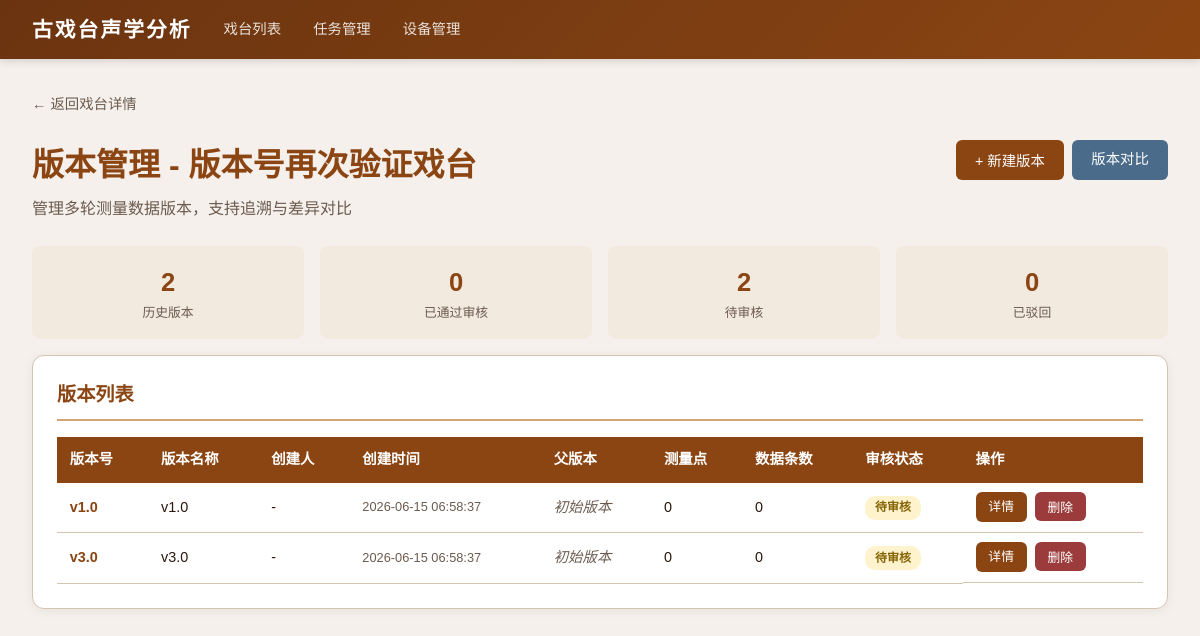
Page /stages/10/versions on the committed database.
### tables this page shows
CREATE TABLE stages (
            id INTEGER PRIMARY KEY AUTOINCREMENT,
            name TEXT NOT NULL,
            location TEXT NOT NULL DEFAULT '',
            description TEXT NOT NULL DEFAULT '',
            plan_width REAL NOT NULL DEFAULT 20.0,
            plan_height REAL NOT NULL DEFAULT 15.0,
            created_at TIMESTAMP DEFAULT CURRENT_TIMESTAMP
        );

CREATE TABLE measurement_versions (
            id INTEGER PRIMARY KEY AUTOINCREMENT,
            stage_id INTEGER NOT NULL,
            version_number TEXT NOT NULL,
            version_name TEXT NOT NULL DEFAULT '',
            created_by TEXT NOT NULL DEFAULT '',
            update_time TIMESTAMP DEFAULT CURRENT_TIMESTAMP,
            modification_description TEXT NOT NULL DEFAULT '',
            data_source TEXT NOT NULL DEFAULT '',
            review_status TEXT NOT NULL DEFAULT 'pending',
            reviewed_by TEXT NOT NULL DEFAULT '',
            review_time TIMESTAMP,
            review_comment TEXT NOT NULL DEFAULT '',
            parent_version_id INTEGER,
            session_id INTEGER,
            task_id INTEGER,
            conclusion_snapshot TEXT NOT NULL DEFAULT '',
            created_at TIMESTAMP DEFAULT CURRENT_TIMESTAMP,
            FOREIGN KEY (stage_id) REFERENCES stages(id) ON DELETE CASCADE,
            FOREIGN KEY (parent_version_id) REFERENCES measurement_versions(id) ON DELETE SET NULL,
            FOREIGN KEY (session_id) REFERENCES measurement_sessions(id) ON DELETE SET NULL,
            FOREIGN KEY (task_id) REFERENCES measurement_tasks(id) ON DELETE SET NULL,
            UNIQUE(stage_id, version_number)
        );

### app/routers/versions.py (the view)
@router.get("/stages/{stage_id}/versions", response_class=HTMLResponse)
def version_list(request: Request, stage_id: int, db=Depends(get_db)):
    cursor = db.cursor()
    cursor.execute("SELECT * FROM stages WHERE id = ?", (stage_id,))
    stage = cursor.fetchone()
    if not stage:
        raise HTTPException(status_code=404, detail="戏台不存在")
    stage = dict(stage)
    cursor.execute("""
        SELECT mv.*,
            (SELECT COUNT(*) FROM version_point_snapshots WHERE version_id = mv.id) as point_count,
            (SELECT COUNT(*) FROM version_acoustic_snapshots WHERE version_id = mv.id) as data_count,
            pv.version_number as parent_version_number
        FROM measurement_versions mv
        LEFT JOIN measurement_versions pv ON mv.parent_version_id = pv.id
        WHERE mv.stage_id = ?
        ORDER BY mv.created_at DESC
    """, (stage_id,))
    versions = [dict(row) for row in cursor.fetchall()]
    status_map = {
        "pending": "待审核",
        "approved": "已通过",
        "rejected": "已驳回"
    }
    for v in versions:
        v["review_status_text"] = status_map.get(v["review_status"], v["review_status"])
    cursor.execute("""
        SELECT ms.id, ms.singer_position, ms.audience_count, ms.door_window_state, ms.created_at
        FROM measurement_sessions ms
        WHERE ms.stage_id = ?
        ORDER BY ms.created_at DESC
    """, (stage_id,))
    sessions = [dict(row) for row in cursor.fetchall()]
    cursor.execute("""
        SELECT mt.id, mt.task_name, mt.responsible_person, mt.status, mt.measurement_date
        FROM measurement_tasks mt
        WHERE mt.stage_id = ?
        ORDER BY mt.created_at DESC
    """, (stage_id,))
    tasks = [dict(row) for row in cursor.fetchall()]
    return templates.TemplateResponse("version_list.html", {
        "request": request, "stage": stage, "versions": versions,
        "sessions": sessions, "tasks": tasks
    })

### app/templates/version_list.html (shortened to what this page needs)
{% extends "base.html" %}
{% block content %}
<div style="margin-bottom:1.5rem;">
    <a href="/stages/{{ stage.id }}" style="color:var(--text-light);text-decoration:none;font-size:0.9rem;">← 返回戏台详情</a>
</div>
<div style="display:flex;justify-content:space-between;align-items:flex-start;margin-bottom:1.5rem;gap:1rem;flex-wrap:wrap;">
    <div>
        <h1 style="color:var(--primary);margin-bottom:0.3rem;">版本管理 - {{ stage.name }}</h1>
        <p style="color:var(--text-light);">管理多轮测量数据版本，支持追溯与差异对比</p>
    </div>
    <div class="actions">
        <button class="btn btn-primary" onclick="document.getElementById('createVersionModal').style.display='flex'">+ 新建版本</button>
        <a href="/stages/{{ stage.id }}/versions/compare" class="btn btn-info">版本对比</a>
    </div>
</div>
<div class="stat-grid">
    <div class="stat-item">
        <div class="stat-value">{{ versions|length }}</div>
        <div class="stat-label">历史版本</div>
    </div>
    <div class="stat-item">
        <div class="stat-value">{{ versions | selectattr('review_status', 'equalto', 'approved') | list | length }}</div>
        <div class="stat-label">已通过审核</div>
    </div>
    <div class="stat-item">
        <div class="stat-value">{{ versions | selectattr('review_status', 'equalto', 'pending') | list | length }}</div>
        <div class="stat-label">待审核</div>
    </div>
    <div class="stat-item">
        <div class="stat-value">{{ versions | selectattr('review_status', 'equalto', 'rejected') | list | length }}</div>
        <div class="stat-label">已驳回</div>
    </div>
</div>
<div class="card">
    <h2>版本列表</h2>
    {% if versions %}
    <table>
        <thead>
            <tr>
                <th>版本号</th>
                <th>版本名称</th>
                <th>创建人</th>
                <th>创建时间</th>
                <th>父版本</th>
                <th>测量点</th>
                <th>数据条数</th>
                <th>审核状态</th>
                <th>操作</th>
            </tr>
        </thead>
        <tbody>
            {% for v in versions %}
            <tr>
                <td style="font-weight:700;color:var(--primary);">{{ v.version_number }}</td>
                <td>{{ v.version_name or '-' }}</td>
                <td>{{ v.created_by or '-' }}</td>
                <td style="font-size:0.8rem;color:var(--text-light);">{{ v.created_at }}</td>
                <td>
                    {% if v.parent_version_number %}
                    <span class="badge badge-info">{{ v.parent_version_number }}</span>
                    {% else %}
                    <span class="missing-indicator">初始版本</span>
                    {% endif %}
                </td>
                <td>{{ v.point_count }}</td>
                <td>{{ v.data_count }}</td>
                <td>
                    {% if v.review_status == 'pending' %}
                    <span class="badge badge-warning">待审核</span>
                    {% elif v.review_status == 'approved' %}
                    <span class="badge badge-success">已通过</span>
                    {% elif v.review_status == 'rejected' %}
                    <span class="badge badge-danger">已驳回</span>
                    {% endif %}
                </td>
                <td class="actions">
                    <a href="/stages/{{ stage.id }}/versions/{{ v.id }}" class="btn btn-primary btn-sm">详情</a>
                    <form action="/stages/{{ stage.id }}/versions/{{ v.id }}/delete" method="post"
                          onsubmit="return confirm('确定删除版本 {{ v.version_number }}？此操作将同时删除所有关联快照数据。')">
                        <button type="submit" class="btn btn-danger btn-sm">删除</button>
                    </form>
                </td>
            </tr>
            {% endfor %}
        </tbody>
    </table>
    {% else %}
    <div style="text-align:center;padding:2rem;">
        <p style="color:var(--text-light);margin-bottom:1rem;">暂无历史版本</p>
        <button class="btn btn-primary" onclick="document.getElementById('createVersionModal').style.display='flex'">创建第一个版本</button>
    </div>
    {% endif %}
</div>
{% endblock %}

### app/templates/base.html (style rules this page uses)
:root { --primary: #8B4513; --primary-light: #A0522D; --primary-dark: #6B3410; --accent: #D4A574; --bg: #F5F0EB; --card-bg: #FFFFFF; --text: #2C1810; --text-light: #6B5B4F; --border: #D4C5B0; --success: #4A7C59; --warning: #C4943A; --danger: #9B3B3B; --info: #4A6B8A; }
* { margin: 0; padding: 0; box-sizing: border-box; }
body { font-family: "PingFang SC", "Microsoft YaHei", "Hiragino Sans GB", sans-serif; background: var(--bg); color: var(--text); line-height: 1.6; }
.card { background: var(--card-bg); border-radius: 12px; box-shadow: 0 2px 12px rgba(0,0,0,0.06); padding: 1.5rem; margin-bottom: 1.5rem; border: 1px solid var(--border); }
.card h2 { color: var(--primary); margin-bottom: 1rem; padding-bottom: 0.5rem; border-bottom: 2px solid var(--accent); font-size: 1.2rem; }
.btn { display: inline-block; padding: 0.5rem 1.2rem; border-radius: 6px; border: none; cursor: pointer; font-size: 0.9rem; text-decoration: none; transition: all 0.2s; font-family: inherit; }
.btn-primary { background: var(--primary); color: white; }
.btn-danger { background: var(--danger); color: white; }
.btn-info { background: var(--info); color: white; }
.btn-sm { padding: 0.3rem 0.8rem; font-size: 0.8rem; }
form { display: inline; }
table { width: 100%; border-collapse: collapse; font-size: 0.9rem; }
table th { background: var(--primary); color: white; padding: 0.7rem 0.8rem; text-align: left; font-weight: 600; }
table td { padding: 0.6rem 0.8rem; border-bottom: 1px solid var(--border); }
.badge { display: inline-block; padding: 0.15rem 0.6rem; border-radius: 10px; font-size: 0.75rem; font-weight: 600; }
.badge-warning { background: #fff3cd; color: #856404; }
.actions { display: flex; gap: 0.5rem; flex-wrap: wrap; }
.stat-grid { display: grid; grid-template-columns: repeat(auto-fit, minmax(180px, 1fr)); gap: 1rem; margin-bottom: 1rem; }
.stat-item { text-align: center; padding: 1rem; background: rgba(212,165,116,0.1); border-radius: 8px; }
.stat-value { font-size: 1.6rem; font-weight: 700; color: var(--primary); }
.stat-label { font-size: 0.8rem; color: var(--text-light); }
.missing-indicator { color: var(--text-light); font-style: italic; }

### rows in the picture
stages: name "版本号再次验证戏台"
measurement_versions: version_number "v1.0", version_name "v1.0", created_by "-", created_at "2026-06-15 06:58:37", point_count "0", data_count "0", review_status "待审核"
measurement_versions: version_number "v3.0", version_name "v3.0", created_by "-", created_at "2026-06-15 06:58:37", point_count "0", data_count "0", review_status "待审核"

### other values in the picture
{{ versions|length }} "2"
